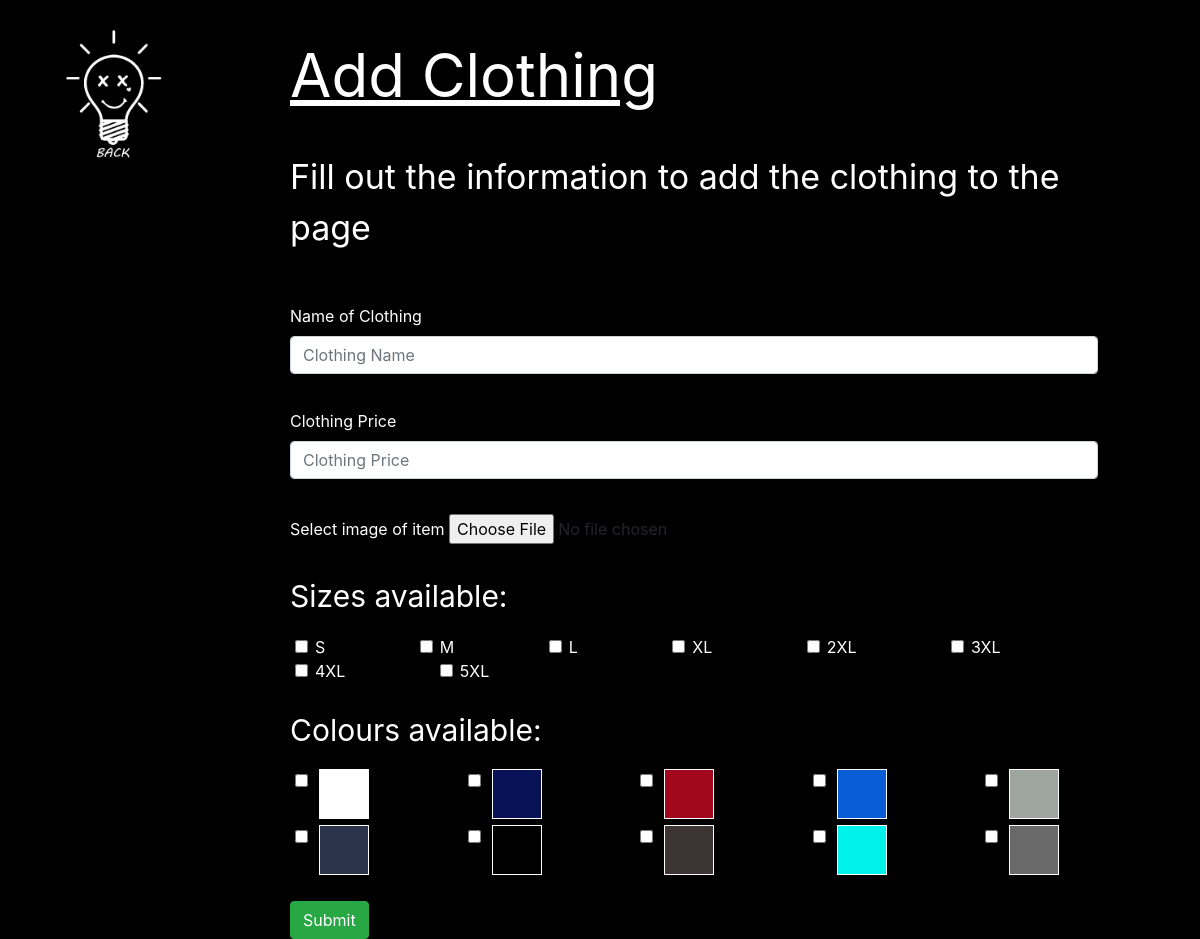
The page /LightWork/index.php?page=addclothing (signed in) on the database its author committed.
### tables this page shows
CREATE TABLE `size` (
  `sizeID` int(2) NOT NULL COMMENT '*Linking Table* Gives the sizes ID numbers so we can see what items come in what sizes.',
  `sizes` varchar(5) NOT NULL COMMENT 'Gives the sizes that items can come in'
);

CREATE TABLE `colours` (
  `colourID` int(2) NOT NULL COMMENT '*Linking Table* gives each colour and ID tag',
  `RGB` varchar(7) NOT NULL COMMENT 'The RGB code for each colour'
);

### LightWork/addclothing.php (the view, shortened to what this page needs)
<div class="row">
  <div class="col-md-2">
    <img class="back-img" src="images/lite.wrk_back.jpg" alt="Back" onclick="history.back()">
  </div>
  <div class="col-md-9">
    <?php
      echo "<p class='title'>Add Clothing</p>";
      echo "<p class='info_admin'>Fill out the information to add the clothing to the page</p>"
    ?>
    <form action="index.php?page=enterclothing" method="post" enctype="multipart/form-data">
      <div class='admin-form'"form-group">
        <label>Name of Clothing</label>
        <input type="text" name="clothingname" required placehold="Name of Clothing Item" class="form-control" aria-describedby="Clothing name" placeholder="Clothing Name">
      </div>
      <div class='admin-form'"form-group">
        <label>Clothing Price</label>
        <input type="number" name="clothingprice" required class="form-control" placeholder="Clothing Price">
      </div>
      <div class='admin-form'"form-group">
        <label>Select image of item</label>
         <input type="file" name="fileToUpload" id="fileToUpload" required>
      </div>
      <?php echo "<p class='info_aboutus'>Sizes available:</p>" ?>
      <?php
        $size_sql = "SELECT * FROM size";
        $size_qry = mysqli_query($dbconnect, $size_sql);
        $size_aa = mysqli_fetch_assoc($size_qry); ?>
        <?php do {
          $sizeID = $size_aa['sizeID'];
          $size = $size_aa['sizes'];
        ?>
        <div class='checkbox form-check'>
          <input type="checkbox" name="size[]" value="<?php echo $sizeID; ?>" class="form-check-input" id="<?php echo $sizeID; ?>">
          <label class="form-check-label" for="<?php echo $sizeID; ?>"><?php echo $size; ?></label> </br>
        </div>
<?php } while ($size_aa = mysqli_fetch_assoc($size_qry))?>
<?php echo "<p class='info_aboutus'>Colours available:</p>"?>
  <?php
  $colour_sql = "SELECT * FROM colours";
  $colour_qry = mysqli_query($dbconnect, $colour_sql);
  $colour_aa = mysqli_fetch_assoc($colour_qry);
do {
$colourID = $colour_aa['colourID'];
$colour = $colour_aa['RGB'];
   ?>
   <div class='checkbox' "form-check">
  <input type="checkbox" name="colour[]" value="<?php echo $colourID; ?>" class="form-check-input" id="<?php echo $colour; ?>">
  <label class="form-check-label" for="<?php echo $colour; ?>"><?php echo "<div class='col mx-1 colour-box' style='background-color:$colour'></div>"; ?></label> </br>
</div>
<?php } while ($colour_aa = mysqli_fetch_assoc($colour_qry))?>
    <div class='admin_button'>
      <button type="submit" class="btn btn-success">Submit</button>
    </div>
  </form>
  </div>
</div>

### LightWork/customs.css (style rules this page uses)
body { background-color: #000000; }
.back-img { max-width: 100%; height: auto; padding-left: 50px; padding-top: 25px; }
.title { color: #FFFFFF; text-decoration: underline; font-size: 60px; padding-top: 30px; padding-left: 85px; text-align: left; }
.info_aboutus { color: #FFFFFF; font-size: 30px; padding-top: 25px; padding-left: 85px; text-align: left; }
.info_admin { color: #FFFFFF; font-size: 34px; padding-top: 15px; padding-left: 85px; text-align: left; }
label { color: #FFFFFF; }
.colour-box { height: 50px; width: 50px; border: solid 1px white; }
.admin-form { padding-left: 85px; padding-top: 35px; }
.checkbox { padding-left: 110px; display: inline-block; }
.admin_button { padding-left: 85px; padding-top: 20px; }

### rows shown on the page
size: sizes "S"
size: sizes "M"
size: sizes "L"
size: sizes "XL"
size: sizes "2XL"
size: sizes "3XL"
size: sizes "4XL"
size: sizes "5XL"
